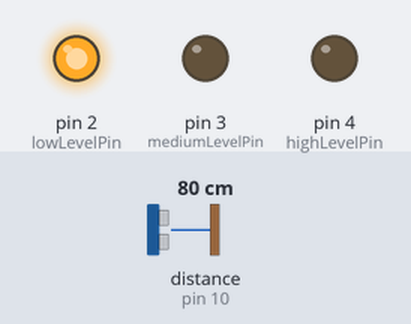
Simulated run of this sketch. Board: Arduino Uno, built with avr-gcc and run on an emulated ATmega328P. Parts: output pins drawn as LEDs (lit = HIGH). Wiring (inferred from the names in the program): ultrasonic range finder: trigger pin 9; echo pin 10. The test bench sets the inputs (shaded band); at power-on: distance to the obstacle (sensor on pin 10) 80 cm. The echo pulse lasts 58.3 µs per cm; pins used as bus, display or sensor lines are not drawn.

Above: at 1.3 s.
1.4 s: distance to the obstacle (sensor on pin 10) set to 23 cm
2.9 s: distance to the obstacle (sensor on pin 10) set to 18 cm
At 3.6 s:
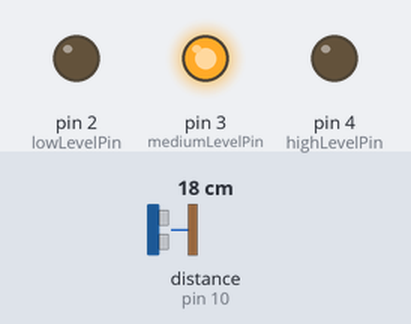
4.5 s: distance to the obstacle (sensor on pin 10) set to 12 cm
6.0 s: distance to the obstacle (sensor on pin 10) set to 9 cm
At 7.2 s:
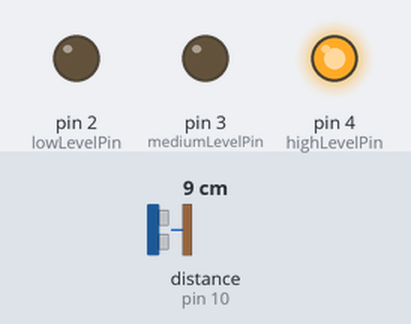
7.5 s: distance to the obstacle (sensor on pin 10) set to 35 cm
At 8.7 s:
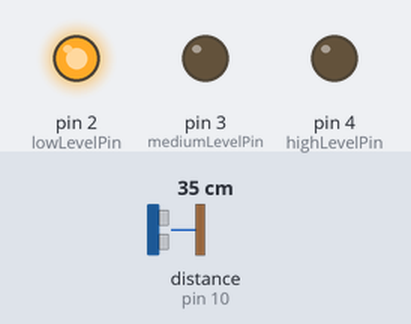
9.0 s: distance to the obstacle (sensor on pin 10) set to 2 cm
At 10.0 s:
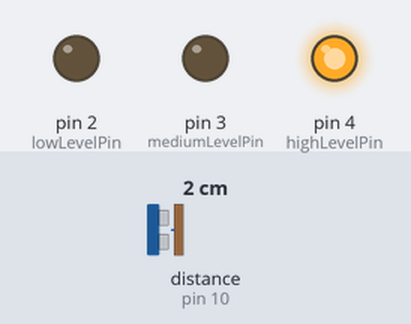
Timing chart, 0 to 11.5 s (numbered marks = the images above; inputs shaded):
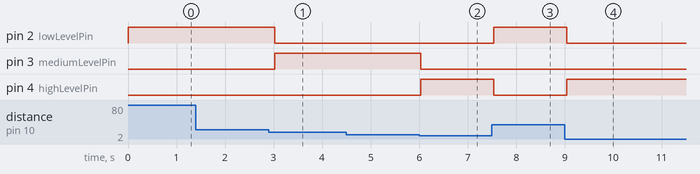

The sketch:

Control_Water_level.ino
```cpp
#define trigPin 9
#define echoPin 10
#define lowLevelPin 2
#define mediumLevelPin 3
#define highLevelPin 4

void setup() {
  pinMode(trigPin, OUTPUT);
  pinMode(echoPin, INPUT);
  pinMode(lowLevelPin, OUTPUT);
  pinMode(mediumLevelPin, OUTPUT);
  pinMode(highLevelPin, OUTPUT);
  Serial.begin(9600);
}

void loop() {
  long duration, distance;

  // Send pulse to trigger
  digitalWrite(trigPin, LOW);
  delayMicroseconds(2);
  digitalWrite(trigPin, HIGH);
  delayMicroseconds(10);
  digitalWrite(trigPin, LOW);

  // Measure pulse duration
  duration = pulseIn(echoPin, HIGH);

  // Calculate distance (in cm)
  distance = duration * 0.034 / 2;

  // Indicate water level based on distance
  if (distance < 10) {  // High water level
    digitalWrite(lowLevelPin, LOW);
    digitalWrite(mediumLevelPin, LOW);
    digitalWrite(highLevelPin, HIGH);
  }
  else if (distance >= 10 && distance < 20) {  // Medium water level
    digitalWrite(lowLevelPin, LOW);
    digitalWrite(mediumLevelPin, HIGH);
    digitalWrite(highLevelPin, LOW);
  }
  else {  // Low water level
    digitalWrite(lowLevelPin, HIGH);
    digitalWrite(mediumLevelPin, LOW);
    digitalWrite(highLevelPin, LOW);
  }

  delay(500);  // Delay before the next reading
}


// Ultrasonic Sensor:

// VCC → 5V
// GND → GND
// Trig → Pin 9 (Arduino) / Pin 23 (ESP32)
// Echo → Pin 10 (Arduino) / Pin 22 (ESP32)
// LEDs:

// Connect LEDs to digital pins (e.g., Pins 2, 3, 4 for Low, Medium, High water levels).
```

Measured:
- the behaviour switches between 21 and 20 cm on distance to the obstacle (sensor on pin 10) (found by bisection; images 0 and 1)
- the behaviour switches between 11 and 10 cm on distance to the obstacle (sensor on pin 10) (found by bisection; images 1 and 2)
- after the input at 1.4 s, every drawn part: stays the same
- after the input at 2.9 s, pin 2 (lowLevelPin): HIGH → LOW after 0.12 s; pin 3 (mediumLevelPin): LOW → HIGH after 0.12 s
- after the input at 4.5 s, every drawn part: stays the same
- after the input at 6.0 s, pin 3 (mediumLevelPin): HIGH → LOW at once; pin 4 (highLevelPin): LOW → HIGH at once
- after the input at 7.5 s, pin 2 (lowLevelPin): LOW → HIGH at once; pin 4 (highLevelPin): HIGH → LOW at once
- after the input at 9.0 s, pin 2 (lowLevelPin): HIGH → LOW at once; pin 4 (highLevelPin): LOW → HIGH at once
